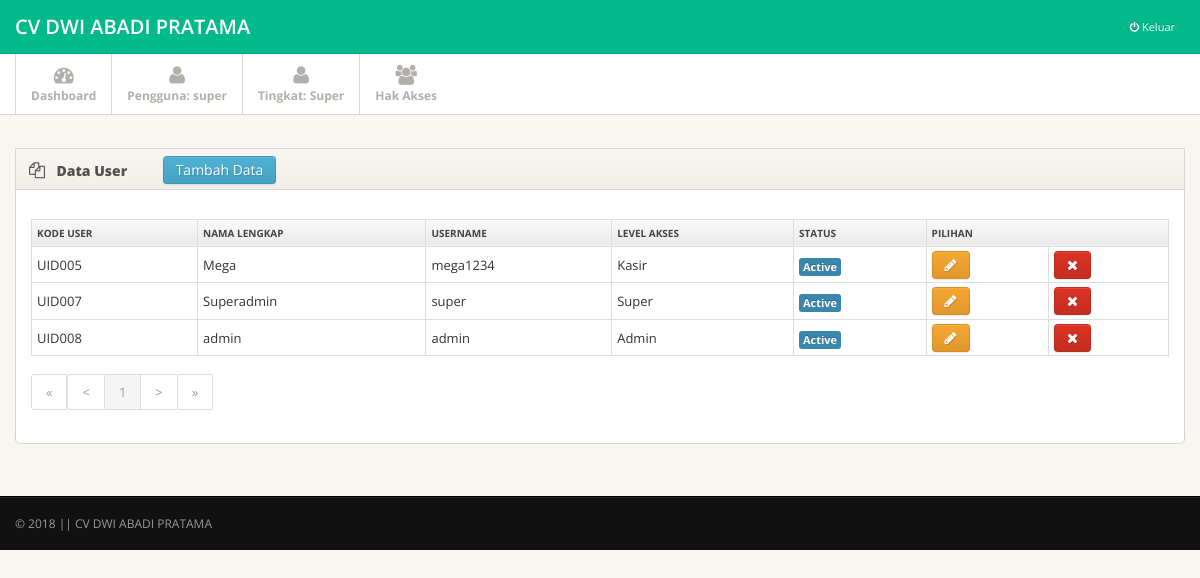
Screenshot of /page.php?open=user_data (signed in) with the database file from the repository.
### tables this page shows
CREATE TABLE `ma_toko` (
  `kd_toko` varchar(15) NOT NULL,
  `nm_toko` varchar(30) NOT NULL,
  `almt_toko` varchar(150) NOT NULL,
  `kota` varchar(30) NOT NULL,
  `tlp_toko` varchar(15) NOT NULL,
  `fax_toko` varchar(15) NOT NULL,
  `logo` varchar(50) NOT NULL
);

CREATE TABLE `ma_user` (
  `id_user` varchar(6) NOT NULL,
  `nm_lengkap` varchar(30) NOT NULL,
  `nm_user` varchar(25) NOT NULL,
  `password` varchar(35) NOT NULL,
  `akses` varchar(15) NOT NULL,
  `active` char(1) NOT NULL
);

### library/inc.connection.php (called while the page is built, shortened)
<?php
function querydb($sql){
		global $koneksi_db;
		$result=mysqli_query($koneksi_db,$sql);
		return $result;
}
	function arraydb($sql){
		$arraydb=mysqli_fetch_array($sql);
		return $arraydb;
	}
	function numrows($sql){
		$numrows=mysqli_num_rows($sql);
		return $numrows;
	}
?>

### data_master/user_data.php (the view, shortened to what this page needs)
<?php
		$batas= 10;
		if (empty($halaman)){$posisi=0; $halaman=1;} else {$posisi=($halaman-1) * $batas;}
		$qry2 ="SELECT * FROM ma_user";
		$hsl2 = querydb($qry2);
		$jml_data = numrows($hsl2);
		$jml_hal = ceil($jml_data/$batas);
		$file="page.php?open=data_master/user_data.php";
?>
<div class="main">
  <div class="main-inner">
    <div class="container">
    		<div class="row">
        <div class="span12">
          <div class="widget">
            <div class="widget-header"> <i class="icon-copy"></i>
              <h3>Data User</h3>
              <button class="btn btn-info btn-sm" id="btnUserTambah">Tambah Data</button>
            </div>
            <div class="widget-content">
              <div class="shortcuts">
				<div class="table-responsive">
					<table class="table table-striped table-bordered  table-condensed ">
						<tr>
							<th>Kode User</th>
							<th>Nama Lengkap</th>
							<th>Username</th>
							<th>Level Akses</th>
							<th>Status</th>
							<th colspan="2" align="center">Pilihan</th>
						</tr>
						<?php
							$qri = "SELECT * FROM ma_user LIMIT $posisi, $batas";
							$hsl = querydb($qri);
							while($rek = arraydb($hsl)){
								if($rek['active']=="Y"){$klsBaris="";$stat="<span class='label label-info'>Active</span>";}else{$klsBaris="danger";$stat="<span class='label label-danger'>Non Active</span>";}
							 echo "<tr class=\"$klsBaris\">";
							 echo "<td align='center'>".$rek['id_user']."</td>";
							 echo "<td align='left'>".$rek['nm_lengkap']."</td>";
							 echo "<td align='left'>".$rek['nm_user']."</td>";
							 echo "<td align='center'>".$rek['akses']."</td>";
							 echo "<td align='center'>".$stat."</td>";
							 echo "<td align='center'><button class=\"btn btn-xs btn-warning btnUserUbah\" data-val='$rek[id_user]' data-toggle=\"tooltip\" data-placement=\"top\" title=\"Edit Data\"><span class=\"shortcut-icon icon-pencil\"></span></button></td>";
							 echo "<td align='center'><button class=\"btn btn-xs btn-danger btnUserHapus\" data-val='$rek[id_user]' data-toggle=\"tooltip\" data-placement=\"top\" title=\"Hapus Data\" ><span class=\"shortcut-icon icon-remove\"></span></button></td>";
							 echo "<tr>";
							}
						?>
					</table>
				</div>
				<nav><ul class="pagination pagination-sm">
					<?php
					if($halaman >1){$prev=$halaman-1; echo "<li><a href=$file&halaman=1>&laquo;</a><a href=$file&halaman=$prev>&lt;</a></li>";}
					else {echo "<li class='disabled'><a href='#'>&laquo;</a><a href='#'>&lt;</a></li>";}
					for ($i=1; $i<=$jml_hal; $i++)
					if ($i!=$halaman){echo "<li><a href=$file&halaman=$i>$i</a></li>";}
					else {echo"&nbsp;<li class='active'><a href='#'>$i</a></li>";};
					if($halaman < $jml_hal) {$next=$halaman+1; echo "<li><a href=$file&halaman=$next>&gt;</a>  <a href=$file&halaman=$jml_hal>&raquo;</a></li>";}
					else {echo "<li class='disabled'><a href='#'>&gt;</a>  <a href='#'>&raquo;</a></li>";}
					?>
				</ul></nav>
              </div>
            </div>
          </div>
        </div>
      </div>
    </div>
  </div>
</div>

### page.php (shortened to what this page needs)
<?php
 require_once "library/inc.connection.php";
   $qri = "SELECT * FROM ma_toko";
   $res = querydb($qri);
   $rec = arraydb($res);
   $namaToko = $rec['nm_toko'];
?>
<!DOCTYPE html>
<html lang="en">
<head>
    <link href="css/bootstrap.min.css" rel="stylesheet">
    <link href="css/bootstrap-responsive.min.css" rel="stylesheet">
    <link href="css/bootstrap-table.css" rel="stylesheet">
    <link href="css/font-awesome.css" rel="stylesheet">
    <link href="css/style.css" rel="stylesheet">
  </head>
<body>
	<div class="navbar navbar-fixed-top">
	<div class="navbar-inner">
		<div class="container">
			<a class="brand" href="?open=home">
				<?php echo $namaToko ?>
			</a>
			<div class="nav-collapse pull-right">
				<ul class="nav pull-right">
					<li><a href="#" id="bootbox-confirm" style="color: red;"><i class="icon-off"></i><span> Keluar</span> </a> </li>
				</ul>
			</div>
		</div>
	</div>
</div>
<div class="subnavbar">
  <div class="subnavbar-inner">
    <div class="container">
      <ul class="mainnav">
        <li class=""><a href="?open=home"><i class="icon-dashboard"></i><span>Dashboard</span> </a> </li>
        <li><a href="#"><i class="icon-user"></i><span>Pengguna: <?php echo $_SESSION['USERNAME']; ?></span> </a></li>
        <li><a href="#"><i class="icon-user"></i><span>Tingkat: <?php echo $_SESSION['USER_LEVEL']; ?></span> </a></li>
        <?php
        if($_SESSION['USER_LEVEL']=="Super"){
        ?>
        <li><a href="?open=user_data" ><i class="icon-group"></i><span>Hak Akses</span> </a> </li>
        <?php
    	}
        ?>
      </ul>
    </div>
  </div>
</div>
        	<?php
			include"page_control.php";
			?>
<div class="footer">
  <div class="footer-inner">
    <div class="container">
      <div class="row">
        <div class="span12"> &copy; <?php echo date('Y'); ?> || <a href="">CV DWI ABADI PRATAMA</a></div>
      </div>
    </div>
  </div>
</div>
</body>
</html>

### css/style.css (style rules this page uses)
body { background: #f9f6f1; font: 13px/1.7em 'Open Sans'; }
input, button, select, textarea { font-family: 'Open Sans'; }
.table td { vertical-align: middle; }
.table-bordered th { background: #E9E9E9; background:-moz-linear-gradient(top, #FAFAFA 0%, #E9E9E9 100%); background:-webkit-gradient(linear, left top, left bottom, color-stop(0%,#FAFAFA), color-stop(100%,#E9E9E9)); background:-webkit-linear-gradient(top, #FAFAFA 0%,#E9E9E9 100%); background:-o-linear-gradient(top, #FAFAFA 0%,#E9E9E9 100%); background:-ms-linear-gradient(top, #FAFAFA 0%,#E9E9E9 100%); background:linear-gradient(top, #FAFAFA 0%,#E9E9E9 100%); filter: progid:DXImageTransform.Microsoft.gradient(startColorstr='#FAFAFA', endColorstr='#E9E9E9'); -ms-filter: "progid:DXImageTransform.Microsoft.gradient(startColorstr='#FAFAFA', endColorstr='#E9E9E9')"; font-size: 10px; color: #444; text-transform: uppercase; }
.navbar .container { position: relative; }
.navbar-inner { padding: 7px 0; background: #00ba8b !important; -moz-border-radius: 0; -webkit-border-radius: 0; border-radius: 0; }
.navbar-fixed-top { position: static; }
.navbar .nav a { font-size: 11px; }
.navbar .nav>li>a { color:#fff !important; }
.navbar .brand { font-weight: 600; position: relative; top: 2px; }
.subnavbar { margin-bottom: 2.5em; }
.subnavbar-inner { height: 60px; background: #fff; border-bottom: 1px solid #d6d6d6; }
.subnavbar .container > ul { display: inline-block; height: 80px; padding: 0; margin: 0; }
.subnavbar .container > ul > li { float: left; min-width: 90px; height: 60px; padding: 0; margin: 0; text-align: center; list-style: none; border-left: 1px solid #d9d9d9; }
.subnavbar .container > ul > li > a { display: block; height: 100%; padding: 0 15px; font-size: 12px; font-weight: bold; color: #b2afaa; }
.subnavbar .container > ul > li > a > i { display: inline-block; width: 24px; height: 24px; margin-top: 11px; margin-bottom: -3px; font-size: 20px; }
.subnavbar .container > ul > li > a > span { display: block; }
.main { padding-bottom: 2em; border-bottom: 1px solid #000; }
.footer { margin-top: 0; border-top: 1px solid #292929; }
.footer-inner { padding: 15px 0; font-size: 12px; background: #111; color: #999; }
.footer a { color: #999; }
.widget { position: relative; clear: both; width: auto; margin-bottom: 2em; overflow: hidden; }
.widget-header { position: relative; height: 40px; line-height: 40px; background: #f9f6f1; background:-moz-linear-gradient(top, #f9f6f1 0%, #f2efea 100%); background:-webkit-gradient(linear, left top, left bottom, color-stop(0%,#f9f6f1), color-stop(100%,#f2efea)); background:-webkit-linear-gradient(top, #f9f6f1 0%,#f2efea 100%); background:-o-linear-gradient(top, #f9f6f1 0%,#f2efea 100%); background:-ms-linear-gradient(top, #f9f6f1 0%,#f2efea 100%); background:linear-gradient(top, #f9f6f1 0%,#f2efea 100%); filter: progid:DXImageTransform.Microsoft.gradient(startColorstr='#f9f6f1', endColorstr='#f2efea'); -ms-filter: "progid:DXImageTransform.Microsoft.gradient(startColorstr='#f9f6f1', endColorstr='#f2efea')"; border: 1px solid #d6d6d6; -webkit-background-clip: padding-box; }
.widget-header h3 { position: relative; top: 2px; left: 10px; display: inline-block; margin-right: 3em; font-size: 14px; font-weight: 800; color: #525252; line-height: 18px; text-shadow: 1px 1px 2px rgba(255,255,255,.5); }
.widget-header [class^="icon-"], .widget-header [class*=" icon-"] { display: inline-block; margin-left: 13px; margin-right: -2px; font-size: 16px; color: #555; vertical-align: middle; }
.widget-content { padding: 20px 15px 15px; background: #FFF; border: 1px solid #D5D5D5; -moz-border-radius: 5px; -webkit-border-radius: 5px; border-radius: 5px; }
.widget-header+.widget-content { border-top: none; -webkit-border-top-left-radius: 0; -webkit-border-top-right-radius: 0; -moz-border-radius-topleft: 0; -moz-border-radius-topright: 0; border-top-left-radius: 0; border-top-right-radius: 0; }
.widget-content:before, .widget-content:after { content:""; display:table; }
.widget-content:after { clear:both; }
.widget-content { zoom:1; }

### rows the page displays
ma_toko: nm_toko "CV DWI ABADI PRATAMA"
ma_user: id_user "UID005", nm_lengkap "Mega", nm_user "mega1234", akses "Kasir", active "Active"
ma_user: id_user "UID007", nm_lengkap "Superadmin", nm_user "super", akses "Super", active "Active"
ma_user: id_user "UID008", nm_lengkap "admin", nm_user "admin", akses "Admin", active "Active"

### other values shown
$_SESSION['USERNAME'] "super"
$_SESSION['USER_LEVEL'] "Super"
